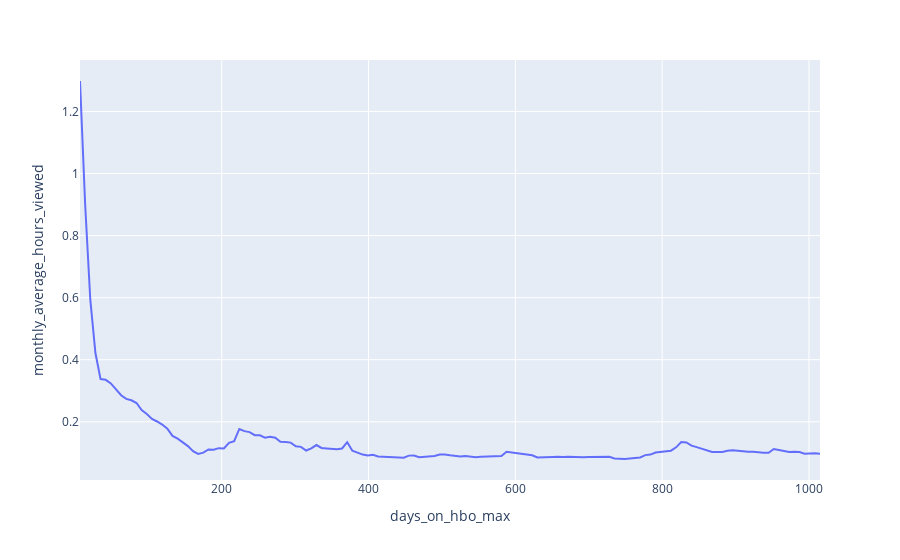

Notebook code cell kept with this figure:
### Code cell
plot_df = monthly_data[(monthly_data['title_id'].isin(final_evergreen_title_list.title_id.unique()))
#                       &(monthly_data['days_on_hbo_max']<300)
#                       &(monthly_data['days_on_hbo_max']>50)
                      ]
plot_df = plot_df.groupby(['days_on_hbo_max'])['monthly_average_hours_viewed'].sum().reset_index()
# plot_df = plot_df.groupby(['pillar_genre']).rolling(7).mean().reset_index()
fig = px.line(plot_df, x="days_on_hbo_max", y="monthly_average_hours_viewed")
fig.show()
# plot_df[(plot_df['pillar_genre'] == 'Action/Adventure ') & (plot_df['days_on_hbo_max'] == 7)]

### Figure 1 — Plotly figure (JSON) as saved in the notebook; plotly's stock layout.template omitted (floating-point values rounded to 4 significant figures; data arrays with more than 128 entries replaced by an {"elided": "..."} marker saying what was removed)
{"data": [{"hovertemplate": "days_on_hbo_max=%{x}<br>monthly_average_hours_viewed=%{y}<extra></extra>", "legendgroup": "", "line": {"color": "#636efa", "dash": "solid"}, "marker": {"symbol": "circle"}, "mode": "lines", "name": "", "orientation": "v", "showlegend": false, "type": "scatter", "x": {"elided": "145 int values"}, "xaxis": "x", "y": {"elided": "145 float values"}, "yaxis": "y"}], "layout": {"autosize": true, "legend": {"tracegroupgap": 0}, "margin": {"t": 60}, "xaxis": {"anchor": "y", "autorange": true, "domain": [0, 1], "range": [7, 1015], "title": {"text": "days_on_hbo_max"}, "type": "linear"}, "yaxis": {"anchor": "x", "autorange": true, "domain": [0, 1], "range": [0.01241, 1.366], "title": {"text": "monthly_average_hours_viewed"}, "type": "linear"}}}
